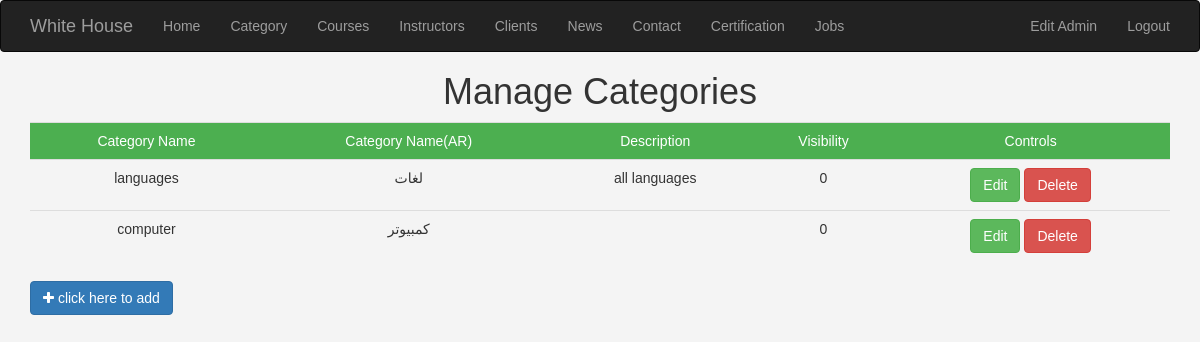
Page /WHA/admin/category.php (signed in) on the committed database.
### tables this page shows
CREATE TABLE IF NOT EXISTS `category` (
`categoryID` int(11) NOT NULL,
  `catName` varchar(255) NOT NULL,
  `catNameAr` varchar(255) NOT NULL,
  `description` text NOT NULL,
  `visibility` tinyint(4) NOT NULL DEFAULT '0'
);

### WHA/admin/category.php (the view, shortened to what this page needs)
<?php
	if(isset($_SESSION['Username'])){
		include 'init.php';
 		include $tpl . 'header.inc';
 		$flag ='';
 		if(isset($_GET['flag'])){
 			$flag=$_GET['flag'];
 		}else{
 			$flag='Manage';
 		}
 		if ($flag=='Manage'){
 			$stmt=$con->prepare("SELECT * FROM category");
 			$stmt->execute();
 			$rows=$stmt->fetchAll();
 			?>
 				<h1 class="text-center">Manage Categories</h1>
		 		<div class="container">
		 			<div class="table-responsive">
		 				<table class="main-table table table-border">
		 					<tr class="text-center">
		 						<td>Category Name</td>
		 						<td>Category Name(AR)</td>
		 						<td>Description</td>
		 						<td>Visibility</td>
		 						<td>Controls</td>
		 					</tr>
		 					<?php
		 						foreach ($rows as $row) {
		 							echo "<tr class='text-center'>";
		 								echo "<td>" . $row['catName'] . "</td>";
		 								echo "<td>" . $row['catNameAr'] . "</td>";
		 								echo "<td>" . $row['description'] . "</td>";
		 								echo "<td>" . $row['visibility'] . "</td>";
		 								echo "<td>
		 										<a href='?flag=edit&catID=" . $row["categoryID"] ."' class='btn btn-success'>Edit</a>
		 										<a href='?flag=delete&catID=" . $row["categoryID"] ."' class='btn btn-danger'>Delete</a>
		 									 </td>";
		 							echo "</tr>";
		 						}
		 					?>
		 				</table>
		 			</div>
		 			<a href='?flag=add' class="btn btn-primary"><i class="fa fa-plus"> </i> click here to add</a>
		 		</div>
 			<?php
 		}else{
 			header('Location:category.php');
 		}
	}else{
		header('Location:index.php');
		exit();
	}
?>
   <?php include $tpl . 'down.inc' ?>

### WHA/admin/layout/css/custom.css (style rules this page uses)
body { font-family: Arial, Helvetica, sans-serif; background-color: #f4f4f4; }
.main-table tr:first-child td { background-color: #4CAF50; color: #fff; }

### rows in the picture
category: catName "languages", catNameAr "لغات", description "all languages", visibility "0"
category: catName "computer", catNameAr "كمبيوتر", visibility "0"

### other values in the picture
lang('HOME') "Home"
lang('CATEGORY') "Category"
lang('PAGE1') "Courses"
lang('PAGE2') "Instructors"
lang('PAGE3') "Clients"
lang('PAGE4') "News"
lang('PAGE5') "Contact"
lang('PAGE7') "Certification"
lang('PAGE8') "Jobs"
lang('PAGE6') "Edit Admin"
lang('LOGOUT') "Logout"
